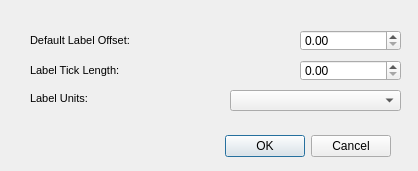
<?xml version="1.0" encoding="UTF-8"?>
<ui version="4.0">
 <class>Dialog</class>
 <widget class="QDialog" name="Dialog">
  <property name="windowModality">
   <enum>Qt::NonModal</enum>
  </property>
  <property name="geometry">
   <rect>
    <x>0</x>
    <y>0</y>
    <width>418</width>
    <height>171</height>
   </rect>
  </property>
  <property name="sizePolicy">
   <sizepolicy hsizetype="Fixed" vsizetype="Fixed">
    <horstretch>0</horstretch>
    <verstretch>0</verstretch>
   </sizepolicy>
  </property>
  <property name="windowTitle">
   <string>Smart Line Labeler - Settings</string>
  </property>
  <property name="modal">
   <bool>false</bool>
  </property>
  <widget class="QDialogButtonBox" name="buttonBox">
   <property name="geometry">
    <rect>
     <x>50</x>
     <y>130</y>
     <width>341</width>
     <height>32</height>
    </rect>
   </property>
   <property name="orientation">
    <enum>Qt::Horizontal</enum>
   </property>
   <property name="standardButtons">
    <set>QDialogButtonBox::Cancel|QDialogButtonBox::Ok</set>
   </property>
  </widget>
  <widget class="QComboBox" name="cbLabelUnits">
   <property name="geometry">
    <rect>
     <x>230</x>
     <y>90</y>
     <width>171</width>
     <height>21</height>
    </rect>
   </property>
  </widget>
  <widget class="QLabel" name="label">
   <property name="geometry">
    <rect>
     <x>30</x>
     <y>30</y>
     <width>221</width>
     <height>20</height>
    </rect>
   </property>
   <property name="font">
    <font>
     <pointsize>8</pointsize>
    </font>
   </property>
   <property name="text">
    <string>Default Label Offset:</string>
   </property>
  </widget>
  <widget class="QLabel" name="label_2">
   <property name="geometry">
    <rect>
     <x>30</x>
     <y>90</y>
     <width>171</width>
     <height>16</height>
    </rect>
   </property>
   <property name="font">
    <font>
     <pointsize>8</pointsize>
    </font>
   </property>
   <property name="text">
    <string>Label Units:</string>
   </property>
  </widget>
  <widget class="QDoubleSpinBox" name="dblLabelOffset">
   <property name="geometry">
    <rect>
     <x>300</x>
     <y>30</y>
     <width>101</width>
     <height>21</height>
    </rect>
   </property>
   <property name="maximum">
    <double>999999999999999.000000000000000</double>
   </property>
  </widget>
  <widget class="QLabel" name="label_3">
   <property name="geometry">
    <rect>
     <x>30</x>
     <y>60</y>
     <width>221</width>
     <height>20</height>
    </rect>
   </property>
   <property name="font">
    <font>
     <pointsize>8</pointsize>
    </font>
   </property>
   <property name="text">
    <string>Label Tick Length:</string>
   </property>
  </widget>
  <widget class="QDoubleSpinBox" name="dblLabelTickLength">
   <property name="geometry">
    <rect>
     <x>300</x>
     <y>60</y>
     <width>101</width>
     <height>21</height>
    </rect>
   </property>
   <property name="maximum">
    <double>999999999999999.000000000000000</double>
   </property>
  </widget>
 </widget>
 <resources/>
 <connections>
  <connection>
   <sender>buttonBox</sender>
   <signal>accepted()</signal>
   <receiver>Dialog</receiver>
   <slot>accept()</slot>
   <hints>
    <hint type="sourcelabel">
     <x>248</x>
     <y>254</y>
    </hint>
    <hint type="destinationlabel">
     <x>157</x>
     <y>274</y>
    </hint>
   </hints>
  </connection>
  <connection>
   <sender>buttonBox</sender>
   <signal>rejected()</signal>
   <receiver>Dialog</receiver>
   <slot>reject()</slot>
   <hints>
    <hint type="sourcelabel">
     <x>316</x>
     <y>260</y>
    </hint>
    <hint type="destinationlabel">
     <x>286</x>
     <y>274</y>
    </hint>
   </hints>
  </connection>
 </connections>
</ui>
